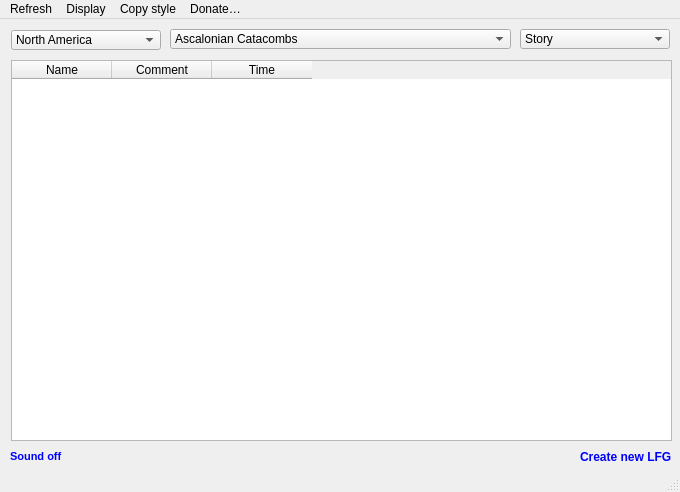
<?xml version="1.0" encoding="UTF-8"?>
<ui version="4.0">
 <class>MainWindow</class>
 <widget class="QMainWindow" name="MainWindow">
  <property name="geometry">
   <rect>
    <x>0</x>
    <y>0</y>
    <width>680</width>
    <height>492</height>
   </rect>
  </property>
  <property name="windowTitle">
   <string>LFG Magic</string>
  </property>
  <property name="windowIcon">
   <iconset resource="resources.qrc">
    <normaloff>:/file.ico</normaloff>:/file.ico</iconset>
  </property>
  <property name="styleSheet">
   <string notr="true"/>
  </property>
  <property name="locale">
   <locale language="English" country="UnitedStates"/>
  </property>
  <widget class="QWidget" name="centralwidget">
   <widget class="QComboBox" name="comboBox">
    <property name="geometry">
     <rect>
      <x>11</x>
      <y>11</y>
      <width>150</width>
      <height>20</height>
     </rect>
    </property>
    <property name="minimumSize">
     <size>
      <width>150</width>
      <height>20</height>
     </size>
    </property>
    <item>
     <property name="text">
      <string>North America</string>
     </property>
    </item>
    <item>
     <property name="text">
      <string>Europe</string>
     </property>
    </item>
   </widget>
   <widget class="QComboBox" name="comboBox_3">
    <property name="geometry">
     <rect>
      <x>520</x>
      <y>10</y>
      <width>150</width>
      <height>20</height>
     </rect>
    </property>
    <property name="minimumSize">
     <size>
      <width>150</width>
      <height>20</height>
     </size>
    </property>
    <item>
     <property name="text">
      <string>Story</string>
     </property>
    </item>
    <item>
     <property name="text">
      <string>Explorable</string>
     </property>
    </item>
   </widget>
   <widget class="QComboBox" name="comboBox_2">
    <property name="geometry">
     <rect>
      <x>170</x>
      <y>10</y>
      <width>341</width>
      <height>20</height>
     </rect>
    </property>
    <property name="minimumSize">
     <size>
      <width>250</width>
      <height>20</height>
     </size>
    </property>
    <item>
     <property name="text">
      <string>Ascalonian Catacombs</string>
     </property>
    </item>
    <item>
     <property name="text">
      <string>Caudecus's Manor</string>
     </property>
    </item>
    <item>
     <property name="text">
      <string>Twilight Arbor</string>
     </property>
    </item>
    <item>
     <property name="text">
      <string>Sorrow's Embrace</string>
     </property>
    </item>
    <item>
     <property name="text">
      <string>Citadel of Flame</string>
     </property>
    </item>
    <item>
     <property name="text">
      <string>Honor of the Waves</string>
     </property>
    </item>
    <item>
     <property name="text">
      <string>Crucible of Eternity</string>
     </property>
    </item>
    <item>
     <property name="text">
      <string>The Ruined City of Arah</string>
     </property>
    </item>
    <item>
     <property name="text">
      <string>Fractals of the Mists</string>
     </property>
    </item>
   </widget>
   <widget class="QTableWidget" name="tableWidget">
    <property name="geometry">
     <rect>
      <x>11</x>
      <y>41</y>
      <width>661</width>
      <height>381</height>
     </rect>
    </property>
    <property name="sizePolicy">
     <sizepolicy hsizetype="Ignored" vsizetype="Ignored">
      <horstretch>0</horstretch>
      <verstretch>0</verstretch>
     </sizepolicy>
    </property>
    <property name="minimumSize">
     <size>
      <width>661</width>
      <height>0</height>
     </size>
    </property>
    <property name="styleSheet">
     <string notr="true"/>
    </property>
    <property name="gridStyle">
     <enum>Qt::DotLine</enum>
    </property>
    <property name="cornerButtonEnabled">
     <bool>false</bool>
    </property>
    <attribute name="horizontalHeaderCascadingSectionResizes">
     <bool>false</bool>
    </attribute>
    <attribute name="verticalHeaderCascadingSectionResizes">
     <bool>false</bool>
    </attribute>
    <column>
     <property name="text">
      <string>Name</string>
     </property>
    </column>
    <column>
     <property name="text">
      <string>Comment</string>
     </property>
    </column>
    <column>
     <property name="text">
      <string>Time</string>
     </property>
    </column>
   </widget>
   <widget class="QLabel" name="label">
    <property name="geometry">
     <rect>
      <x>10</x>
      <y>430</y>
      <width>61</width>
      <height>16</height>
     </rect>
    </property>
    <property name="font">
     <font>
      <pointsize>8</pointsize>
     </font>
    </property>
    <property name="cursor">
     <cursorShape>PointingHandCursor</cursorShape>
    </property>
    <property name="text">
     <string>&lt;html&gt;&lt;head/&gt;&lt;body&gt;&lt;p&gt;&lt;span style=&quot; font-weight:600; color:#0000ff;&quot;&gt;Sound off&lt;/span&gt;&lt;/p&gt;&lt;/body&gt;&lt;/html&gt;</string>
    </property>
   </widget>
   <widget class="QLabel" name="label_2">
    <property name="geometry">
     <rect>
      <x>580</x>
      <y>430</y>
      <width>91</width>
      <height>16</height>
     </rect>
    </property>
    <property name="cursor">
     <cursorShape>PointingHandCursor</cursorShape>
    </property>
    <property name="text">
     <string>&lt;html&gt;&lt;head/&gt;&lt;body&gt;&lt;p&gt;&lt;span style=&quot; font-weight:600; color:#0000ff;&quot;&gt;Create new LFG&lt;/span&gt;&lt;/p&gt;&lt;/body&gt;&lt;/html&gt;</string>
    </property>
   </widget>
  </widget>
  <widget class="QStatusBar" name="statusBar"/>
  <widget class="QMenuBar" name="menuBar">
   <property name="geometry">
    <rect>
     <x>0</x>
     <y>0</y>
     <width>680</width>
     <height>21</height>
    </rect>
   </property>
   <widget class="QMenu" name="menuRefresh">
    <property name="title">
     <string>Refresh</string>
    </property>
    <addaction name="action10_sec"/>
    <addaction name="action15_sec"/>
    <addaction name="action30_sec"/>
   </widget>
   <widget class="QMenu" name="menuDisplay">
    <property name="title">
     <string>Display</string>
    </property>
    <addaction name="actionSeconds"/>
    <addaction name="actionMinutes"/>
   </widget>
   <widget class="QMenu" name="menuCopy_style">
    <property name="title">
     <string>Copy style</string>
    </property>
    <addaction name="action_player_name"/>
    <addaction name="action_join_player_name"/>
   </widget>
   <widget class="QMenu" name="menuDonate">
    <property name="title">
     <string>Donate…</string>
    </property>
    <addaction name="action_to_creator_of_gw2lfg_com"/>
    <addaction name="action_to_creator_of_LFG_Magic"/>
    <addaction name="separator"/>
    <addaction name="actionWhat_s_the_difference"/>
   </widget>
   <addaction name="menuRefresh"/>
   <addaction name="menuDisplay"/>
   <addaction name="menuCopy_style"/>
   <addaction name="menuDonate"/>
  </widget>
  <action name="action10_sec">
   <property name="text">
    <string>10 sec.</string>
   </property>
  </action>
  <action name="action15_sec">
   <property name="text">
    <string>15 sec.</string>
   </property>
  </action>
  <action name="action30_sec">
   <property name="text">
    <string>30 sec.</string>
   </property>
  </action>
  <action name="actionSeconds">
   <property name="text">
    <string>Seconds</string>
   </property>
  </action>
  <action name="actionMinutes">
   <property name="text">
    <string>Minutes</string>
   </property>
  </action>
  <action name="action_player_name">
   <property name="text">
    <string>&lt;%name%&gt;</string>
   </property>
  </action>
  <action name="action_join_player_name">
   <property name="text">
    <string>&lt;/join %name%&gt;</string>
   </property>
  </action>
  <action name="action_to_creator_of_gw2lfg_com">
   <property name="text">
    <string>…to creator of gw2lfg.com</string>
   </property>
  </action>
  <action name="action_to_creator_of_LFG_Magic">
   <property name="text">
    <string>…to creator of LFG Magic</string>
   </property>
  </action>
  <action name="actionWhat_s_the_difference">
   <property name="text">
    <string>What's the difference?</string>
   </property>
  </action>
 </widget>
 <resources>
  <include location="resources.qrc"/>
 </resources>
 <connections/>
</ui>
